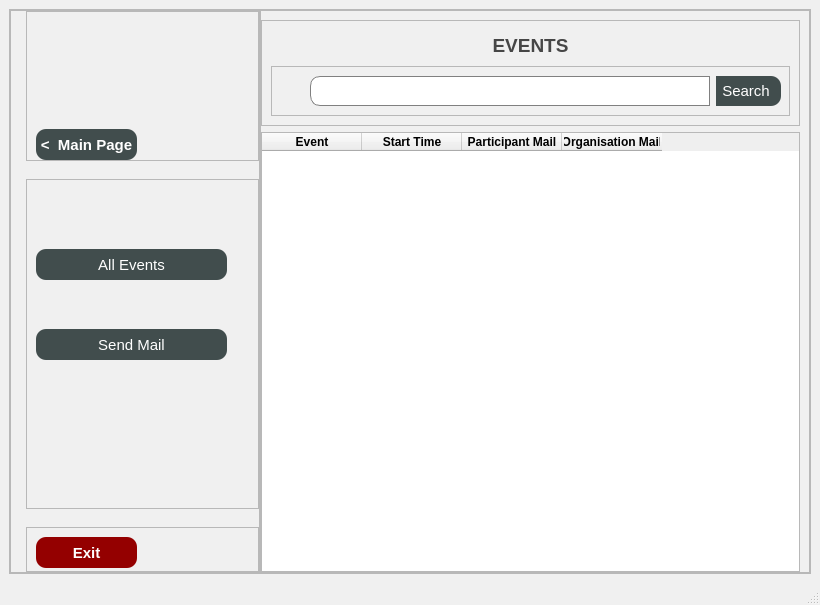
<?xml version="1.0" encoding="UTF-8"?>
<ui version="4.0">
 <class>MainWindow</class>
 <widget class="QMainWindow" name="MainWindow">
  <property name="geometry">
   <rect>
    <x>0</x>
    <y>0</y>
    <width>820</width>
    <height>605</height>
   </rect>
  </property>
  <property name="minimumSize">
   <size>
    <width>820</width>
    <height>605</height>
   </size>
  </property>
  <property name="windowTitle">
   <string>MainWindow</string>
  </property>
  <property name="styleSheet">
   <string notr="true">QMainWindow{
 
	background-color: rgb(240, 240, 240);
}</string>
  </property>
  <widget class="QWidget" name="centralwidget">
   <layout class="QVBoxLayout" name="verticalLayout_2">
    <item>
     <widget class="QFrame" name="mainFrame">
      <property name="minimumSize">
       <size>
        <width>500</width>
        <height>300</height>
       </size>
      </property>
      <property name="font">
       <font>
        <bold>false</bold>
       </font>
      </property>
      <property name="frameShape">
       <enum>QFrame::StyledPanel</enum>
      </property>
      <property name="frameShadow">
       <enum>QFrame::Raised</enum>
      </property>
      <layout class="QHBoxLayout" name="horizontalLayout_2">
       <property name="spacing">
        <number>0</number>
       </property>
       <property name="leftMargin">
        <number>0</number>
       </property>
       <property name="topMargin">
        <number>0</number>
       </property>
       <property name="rightMargin">
        <number>0</number>
       </property>
       <property name="bottomMargin">
        <number>0</number>
       </property>
       <item>
        <widget class="QFrame" name="frameLeft">
         <property name="minimumSize">
          <size>
           <width>250</width>
           <height>500</height>
          </size>
         </property>
         <property name="styleSheet">
          <string notr="true"/>
         </property>
         <property name="frameShape">
          <enum>QFrame::StyledPanel</enum>
         </property>
         <property name="frameShadow">
          <enum>QFrame::Raised</enum>
         </property>
         <layout class="QVBoxLayout" name="verticalLayout_4">
          <property name="leftMargin">
           <number>15</number>
          </property>
          <property name="topMargin">
           <number>0</number>
          </property>
          <property name="rightMargin">
           <number>0</number>
          </property>
          <property name="bottomMargin">
           <number>0</number>
          </property>
          <item>
           <widget class="QFrame" name="frameTopLeft">
            <property name="minimumSize">
             <size>
              <width>0</width>
              <height>150</height>
             </size>
            </property>
            <property name="frameShape">
             <enum>QFrame::StyledPanel</enum>
            </property>
            <property name="frameShadow">
             <enum>QFrame::Raised</enum>
            </property>
            <layout class="QVBoxLayout" name="verticalLayout_5">
             <property name="spacing">
              <number>6</number>
             </property>
             <property name="topMargin">
              <number>15</number>
             </property>
             <property name="rightMargin">
              <number>0</number>
             </property>
             <property name="bottomMargin">
              <number>0</number>
             </property>
             <item>
              <widget class="QLabel" name="labelLogo">
               <property name="minimumSize">
                <size>
                 <width>221</width>
                 <height>61</height>
                </size>
               </property>
               <property name="maximumSize">
                <size>
                 <width>221</width>
                 <height>61</height>
                </size>
               </property>
               <property name="text">
                <string/>
               </property>
               <property name="pixmap">
                <pixmap>logoPhoto.png</pixmap>
               </property>
               <property name="scaledContents">
                <bool>true</bool>
               </property>
              </widget>
             </item>
             <item>
              <spacer name="verticalSpacer_3">
               <property name="orientation">
                <enum>Qt::Vertical</enum>
               </property>
               <property name="sizeHint" stdset="0">
                <size>
                 <width>20</width>
                 <height>40</height>
                </size>
               </property>
              </spacer>
             </item>
             <item>
              <widget class="QPushButton" name="pushButtonBackMainPage">
               <property name="minimumSize">
                <size>
                 <width>101</width>
                 <height>31</height>
                </size>
               </property>
               <property name="maximumSize">
                <size>
                 <width>101</width>
                 <height>31</height>
                </size>
               </property>
               <property name="font">
                <font>
                 <pointsize>11</pointsize>
                 <bold>true</bold>
                </font>
               </property>
               <property name="styleSheet">
                <string notr="true">QPushButton{
background-color: rgb(65, 77, 77);
color: rgb(255, 255, 255);
border-radius: 10px;
}

QPushButton:hover {
 
 background-color: rgb(90, 100, 100);
}

QPushButton:pressed{
 background-color: white;
 color: rgb(65, 77, 77);
 border: 1px solid black;
}</string>
               </property>
               <property name="text">
                <string>&lt;  Main Page</string>
               </property>
              </widget>
             </item>
            </layout>
           </widget>
          </item>
          <item>
           <spacer name="verticalSpacer_2">
            <property name="orientation">
             <enum>Qt::Vertical</enum>
            </property>
            <property name="sizeHint" stdset="0">
             <size>
              <width>20</width>
              <height>40</height>
             </size>
            </property>
           </spacer>
          </item>
          <item>
           <widget class="QFrame" name="frameMenu">
            <property name="minimumSize">
             <size>
              <width>221</width>
              <height>330</height>
             </size>
            </property>
            <property name="frameShape">
             <enum>QFrame::StyledPanel</enum>
            </property>
            <property name="frameShadow">
             <enum>QFrame::Raised</enum>
            </property>
            <widget class="QPushButton" name="pushButtonSendMail">
             <property name="geometry">
              <rect>
               <x>10</x>
               <y>150</y>
               <width>191</width>
               <height>31</height>
              </rect>
             </property>
             <property name="font">
              <font>
               <pointsize>11</pointsize>
               <bold>false</bold>
              </font>
             </property>
             <property name="styleSheet">
              <string notr="true">QPushButton{
background-color: rgb(65, 77, 77);
color: rgb(255, 255, 255);
border-radius: 10px;
}

QPushButton:hover {
 
 background-color: rgb(90, 100, 100);
}

QPushButton:pressed{
 background-color: white;
 color: rgb(65, 77, 77);
 border: 1px solid black;
}</string>
             </property>
             <property name="text">
              <string>Send Mail</string>
             </property>
            </widget>
            <widget class="QPushButton" name="pushButtonAllEvents">
             <property name="geometry">
              <rect>
               <x>10</x>
               <y>70</y>
               <width>191</width>
               <height>31</height>
              </rect>
             </property>
             <property name="font">
              <font>
               <pointsize>11</pointsize>
               <bold>false</bold>
              </font>
             </property>
             <property name="styleSheet">
              <string notr="true">QPushButton{
background-color: rgb(65, 77, 77);
color: rgb(255, 255, 255);
border-radius: 10px;
}

QPushButton:hover {
 
 background-color: rgb(90, 100, 100);
}

QPushButton:pressed{
 background-color: white;
 color: rgb(65, 77, 77);
 border: 1px solid black;
}</string>
             </property>
             <property name="text">
              <string>All Events</string>
             </property>
            </widget>
           </widget>
          </item>
          <item>
           <spacer name="verticalSpacer">
            <property name="orientation">
             <enum>Qt::Vertical</enum>
            </property>
            <property name="sizeHint" stdset="0">
             <size>
              <width>20</width>
              <height>40</height>
             </size>
            </property>
           </spacer>
          </item>
          <item>
           <widget class="QFrame" name="frameLeftBottom">
            <property name="minimumSize">
             <size>
              <width>0</width>
              <height>45</height>
             </size>
            </property>
            <property name="frameShape">
             <enum>QFrame::StyledPanel</enum>
            </property>
            <property name="frameShadow">
             <enum>QFrame::Raised</enum>
            </property>
            <widget class="QPushButton" name="pushButtonExit">
             <property name="geometry">
              <rect>
               <x>10</x>
               <y>10</y>
               <width>101</width>
               <height>31</height>
              </rect>
             </property>
             <property name="minimumSize">
              <size>
               <width>101</width>
               <height>31</height>
              </size>
             </property>
             <property name="maximumSize">
              <size>
               <width>101</width>
               <height>31</height>
              </size>
             </property>
             <property name="font">
              <font>
               <pointsize>11</pointsize>
               <bold>true</bold>
              </font>
             </property>
             <property name="styleSheet">
              <string notr="true">QPushButton{
 background-color: rgb(148, 0, 0);
 color: rgb(255, 255, 255);
 border-radius: 10px;
}
QPushButton:hover {
  background-color: rgba(157, 9, 19,200);
  color: rgb(255, 255, 255);
  border-radius: 10px;
  border: 1px solid black;
}

QPushButton:pressed {
  background-color: white;
  color: rgb(170, 0, 0);
  border: 1px solid black;
}

</string>
             </property>
             <property name="text">
              <string>Exit</string>
             </property>
            </widget>
           </widget>
          </item>
         </layout>
        </widget>
       </item>
       <item>
        <widget class="QFrame" name="frameRight">
         <property name="minimumSize">
          <size>
           <width>300</width>
           <height>300</height>
          </size>
         </property>
         <property name="frameShape">
          <enum>QFrame::StyledPanel</enum>
         </property>
         <property name="frameShadow">
          <enum>QFrame::Raised</enum>
         </property>
         <layout class="QVBoxLayout" name="verticalLayout">
          <property name="leftMargin">
           <number>0</number>
          </property>
          <property name="bottomMargin">
           <number>0</number>
          </property>
          <item>
           <widget class="QFrame" name="frameTopRight">
            <property name="minimumSize">
             <size>
              <width>0</width>
              <height>100</height>
             </size>
            </property>
            <property name="layoutDirection">
             <enum>Qt::LeftToRight</enum>
            </property>
            <property name="frameShape">
             <enum>QFrame::StyledPanel</enum>
            </property>
            <property name="frameShadow">
             <enum>QFrame::Raised</enum>
            </property>
            <layout class="QVBoxLayout" name="verticalLayout_3">
             <item>
              <widget class="QLabel" name="labelHeader">
               <property name="minimumSize">
                <size>
                 <width>300</width>
                 <height>30</height>
                </size>
               </property>
               <property name="font">
                <font>
                 <family>Arial</family>
                 <pointsize>14</pointsize>
                 <bold>true</bold>
                </font>
               </property>
               <property name="styleSheet">
                <string notr="true">letter-spacing: 0.2em;
color: rgb(70, 70, 70);</string>
               </property>
               <property name="text">
                <string>EVENTS</string>
               </property>
               <property name="alignment">
                <set>Qt::AlignCenter</set>
               </property>
              </widget>
             </item>
             <item>
              <widget class="QFrame" name="frameSearch">
               <property name="minimumSize">
                <size>
                 <width>500</width>
                 <height>50</height>
                </size>
               </property>
               <property name="maximumSize">
                <size>
                 <width>1000</width>
                 <height>50</height>
                </size>
               </property>
               <property name="frameShape">
                <enum>QFrame::StyledPanel</enum>
               </property>
               <property name="frameShadow">
                <enum>QFrame::Raised</enum>
               </property>
               <layout class="QHBoxLayout" name="horizontalLayout" stretch="1,5,1,1">
                <property name="leftMargin">
                 <number>30</number>
                </property>
                <property name="rightMargin">
                 <number>0</number>
                </property>
                <item>
                 <spacer name="horizontalSpacer">
                  <property name="orientation">
                   <enum>Qt::Horizontal</enum>
                  </property>
                  <property name="sizeHint" stdset="0">
                   <size>
                    <width>40</width>
                    <height>20</height>
                   </size>
                  </property>
                 </spacer>
                </item>
                <item>
                 <widget class="QLineEdit" name="lineEditSearch">
                  <property name="minimumSize">
                   <size>
                    <width>400</width>
                    <height>30</height>
                   </size>
                  </property>
                  <property name="maximumSize">
                   <size>
                    <width>600</width>
                    <height>30</height>
                   </size>
                  </property>
                  <property name="styleSheet">
                   <string notr="true">QLineEdit {
 background-color: white;
 border-bottom-left-radius: 10px;
 border-top-left-radius: 10px;
 padding-left: 10px;
 border: 1px solid gray;

}

QLineEdit:hover {
border-color: black;
}</string>
                  </property>
                  <property name="text">
                   <string/>
                  </property>
                 </widget>
                </item>
                <item>
                 <widget class="QPushButton" name="pushButtonSearch">
                  <property name="minimumSize">
                   <size>
                    <width>65</width>
                    <height>30</height>
                   </size>
                  </property>
                  <property name="maximumSize">
                   <size>
                    <width>65</width>
                    <height>30</height>
                   </size>
                  </property>
                  <property name="font">
                   <font>
                    <pointsize>11</pointsize>
                   </font>
                  </property>
                  <property name="styleSheet">
                   <string notr="true">QPushButton {
background-color: rgb(65, 77, 77);
color: rgb(255, 255, 255);
 border-bottom-right-radius: 10px;
 border-top-right-radius: 10px;
 padding-right: 5px;
}

QPushButton:hover {
 
 background-color: rgb(90, 100, 100);
}

QPushButton:pressed{
 background-color: white;
 color: rgb(65, 77, 77);
 border: 1px solid black;
}</string>
                  </property>
                  <property name="text">
                   <string>Search</string>
                  </property>
                 </widget>
                </item>
                <item>
                 <spacer name="horizontalSpacer_2">
                  <property name="orientation">
                   <enum>Qt::Horizontal</enum>
                  </property>
                  <property name="sizeHint" stdset="0">
                   <size>
                    <width>40</width>
                    <height>20</height>
                   </size>
                  </property>
                 </spacer>
                </item>
               </layout>
              </widget>
             </item>
            </layout>
           </widget>
          </item>
          <item>
           <widget class="QTableWidget" name="tableWidget">
            <property name="font">
             <font>
              <pointsize>9</pointsize>
              <bold>false</bold>
             </font>
            </property>
            <column>
             <property name="text">
              <string>Event</string>
             </property>
             <property name="font">
              <font>
               <bold>true</bold>
              </font>
             </property>
            </column>
            <column>
             <property name="text">
              <string>Start Time</string>
             </property>
             <property name="font">
              <font>
               <bold>true</bold>
              </font>
             </property>
            </column>
            <column>
             <property name="text">
              <string>Participant Mail</string>
             </property>
             <property name="font">
              <font>
               <bold>true</bold>
              </font>
             </property>
            </column>
            <column>
             <property name="text">
              <string>Organisation Mail</string>
             </property>
             <property name="font">
              <font>
               <bold>true</bold>
              </font>
             </property>
            </column>
           </widget>
          </item>
         </layout>
        </widget>
       </item>
      </layout>
     </widget>
    </item>
   </layout>
  </widget>
  <widget class="QMenuBar" name="menubar">
   <property name="geometry">
    <rect>
     <x>0</x>
     <y>0</y>
     <width>820</width>
     <height>22</height>
    </rect>
   </property>
  </widget>
  <widget class="QStatusBar" name="statusbar"/>
 </widget>
 <resources/>
 <connections/>
</ui>
